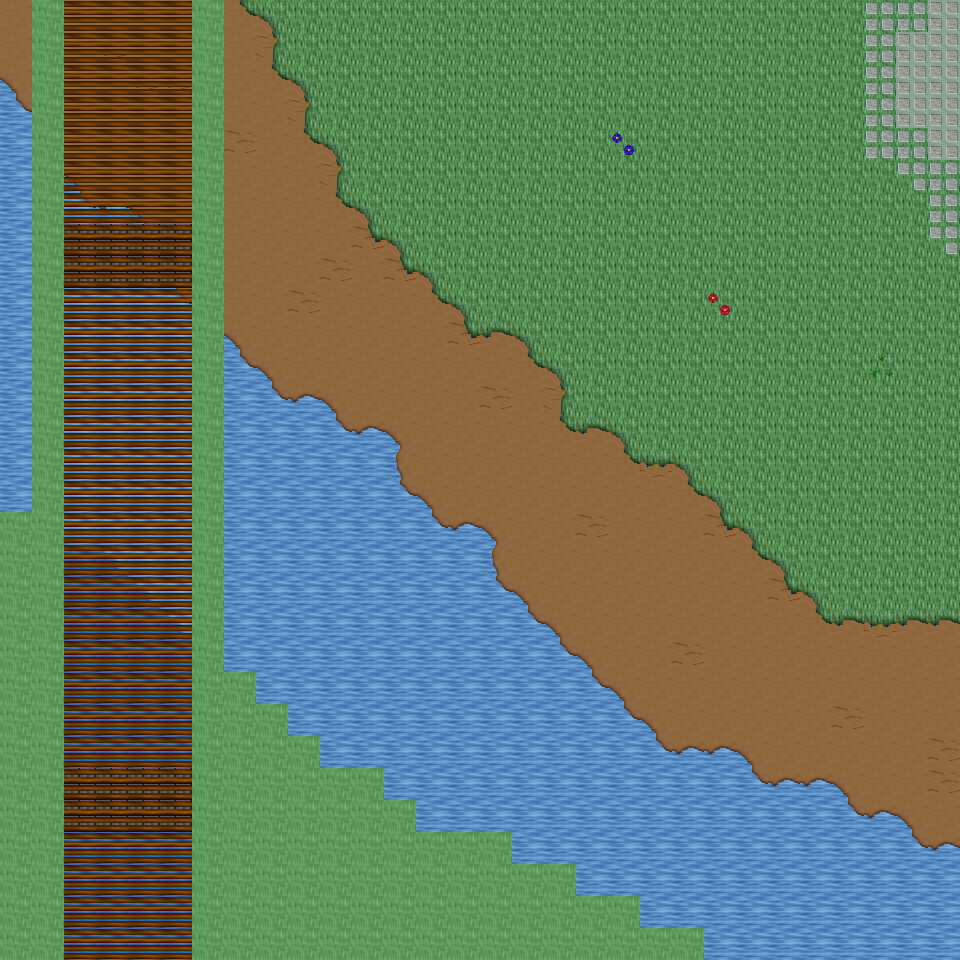

This game map was drawn from its Tiled (.tmx) file and the tilesets committed beside it. A one-line description and the trimmed map source follow:
An orthogonal 30x30 tile map with 32x32 px tiles, 6 tile layers (Ground, Object, Object2, Above, ...), 29 tilesets and 7 objects (7x mapExit).

<map version="1.0" orientation="orthogonal" renderorder="right-down" width="30" height="30" tilewidth="32" tileheight="32" nextobjectid="8">
  <tileset firstgid="1" name="tileset_ground_ground" tilewidth="32" tileheight="32" tilecount="33" columns="3">
    <image source="../drawable/tileset_ground_ground.png" width="96" height="352" />
  </tileset>
  <tileset firstgid="34" name="tileset_ground_water_pool" tilewidth="32" tileheight="32" tilecount="72" columns="3">
    <image source="../drawable/tileset_ground_water_pool.png" width="96" height="768" />
  </tileset>
  <tileset firstgid="106" name="tileset_ground_earth_edges" tilewidth="32" tileheight="32" tilecount="18" columns="6">
    <image source="../drawable/tileset_ground_earth_edges.png" width="192" height="96" />
  </tileset>
  <tileset firstgid="124" name="tileset_ground_grass_edges" tilewidth="32" tileheight="32" tilecount="36" columns="12">
    <image source="../drawable/tileset_ground_grass_edges.png" width="384" height="96" />
  </tileset>
  <tileset firstgid="160" name="tileset_ground_grass_corners" tilewidth="32" tileheight="32" tilecount="24" columns="6">
    <image source="../drawable/tileset_ground_grass_corners.png" width="192" height="128" />
  </tileset>
  <tileset firstgid="184" name="tileset_ground_water_pool_corners" tilewidth="32" tileheight="32" tilecount="72" columns="3">
    <image source="../drawable/tileset_ground_water_pool_corners.png" width="96" height="768" />
  </tileset>
  <tileset firstgid="256" name="tileset_furniture_carpet_carpets" tilewidth="32" tileheight="32" tilecount="8" columns="4">
    <image source="../drawable/tileset_furniture_carpet_carpets.png" width="128" height="64" />
  </tileset>
  <tileset firstgid="264" name="tileset_ground_ridge_earth_dark" tilewidth="32" tileheight="32" tilecount="96" columns="12">
    <image source="../drawable/tileset_ground_ridge_earth_dark.png" width="384" height="256" />
  </tileset>
  <tileset firstgid="360" name="tileset_ground_ridge_earth_pale" tilewidth="32" tileheight="32" tilecount="96" columns="12">
    <image source="../drawable/tileset_ground_ridge_earth_pale.png" width="384" height="256" />
  </tileset>
  <tileset firstgid="456" name="tileset_plant_grasses" tilewidth="32" tileheight="32" tilecount="6" columns="3">
    <image source="../drawable/tileset_plant_grasses.png" width="96" height="64" />
  </tileset>
  <tileset firstgid="462" name="tileset_plant_flower_daisy_red" tilewidth="32" tileheight="32" tilecount="8" columns="2">
    <image source="../drawable/tileset_plant_flower_daisy_red.png" width="64" height="128" />
  </tileset>
  <tileset firstgid="470" name="tileset_plant_flower_daisy_blue" tilewidth="32" tileheight="32" tilecount="8" columns="2">
    <image source="../drawable/tileset_plant_flower_daisy_blue.png" width="64" height="128" />
  </tileset>
  <tileset firstgid="478" name="tileset_plant_flower_daisy_yellow" tilewidth="32" tileheight="32" tilecount="8" columns="2">
    <image source="../drawable/tileset_plant_flower_daisy_yellow.png" width="64" height="128" />
  </tileset>
  <tileset firstgid="486" name="tileset_plant_bush_bushes" tilewidth="32" tileheight="32" tilecount="10" columns="5">
    <image source="../drawable/tileset_plant_bush_bushes.png" width="160" height="64" />
  </tileset>
  <tileset firstgid="496" name="tileset_furniture_table_long_side_on_pale" tilewidth="32" tileheight="32" tilecount="3" columns="3">
    <image source="../drawable/tileset_furniture_table_long_side_on_pale.png" width="96" height="32" />
  </tileset>
  <tileset firstgid="499" name="tileset_plant_stump_small_stump" tilewidth="32" tileheight="32" tilecount="4" columns="2">
    <image source="../drawable/tileset_plant_stump_small_stump.png" width="64" height="64" />
  </tileset>
  <tileset firstgid="503" name="tileset_ground_rock_rocks_2" tilewidth="32" tileheight="32" tilecount="4" columns="2">
    <image source="../drawable/tileset_ground_rock_rocks_2.png" width="64" height="64" />
  </tileset>
  <tileset firstgid="507" name="tileset_ground_ladder_vertical_dark" tilewidth="32" tileheight="32" tilecount="3" columns="3">
    <image source="../drawable/tileset_ground_ladder_vertical_dark.png" width="96" height="32" />
  </tileset>
  <tileset firstgid="510" name="tileset_item_statue_green_stone" tilewidth="32" tileheight="32" tilecount="12" columns="4">
    <image source="../drawable/tileset_item_statue_green_stone.png" width="128" height="96" />
  </tileset>
  <tileset firstgid="522" name="tileset_logic_creature_gnome" tilewidth="32" tileheight="32" tilecount="6" columns="6">
    <image source="../drawable/tileset_logic_creature_gnome.png" width="192" height="32" />
  </tileset>
  <tileset firstgid="528" name="tileset_logic_creature_animal" tilewidth="32" tileheight="32" tilecount="32" columns="8">
    <image source="../drawable/tileset_logic_creature_animal.png" width="256" height="128" />
  </tileset>
  <tileset firstgid="560" name="tileset_logic_collision" tilewidth="32" tileheight="32" tilecount="1" columns="1">
    <image source="../drawable/tileset_logic_collision.png" width="32" height="32" />
  </tileset>
  <tileset firstgid="561" name="tileset_furniture_table_long_front_on_pale" tilewidth="32" tileheight="32" tilecount="3" columns="1">
    <image source="../drawable/tileset_furniture_table_long_front_on_pale.png" width="32" height="96" />
  </tileset>
  <tileset firstgid="564" name="tileset_furniture_light_flames" tilewidth="32" tileheight="32" tilecount="6" columns="6">
    <image source="../drawable/tileset_furniture_light_flames.png" width="192" height="32" />
  </tileset>
  <tileset firstgid="570" name="tileset_ground_green_paving" tilewidth="32" tileheight="32" tilecount="18" columns="3">
    <image source="../drawable/tileset_ground_green_paving.png" width="96" height="192" />
  </tileset>
  <tileset firstgid="588" name="tileset_logic_protection" tilewidth="32" tileheight="32" tilecount="2" columns="2">
    <image source="../drawable/tileset_logic_protection.png" width="64" height="32" />
  </tileset>
  <tileset firstgid="590" name="tileset_building_castle" tilewidth="32" tileheight="32" tilecount="320" columns="20">
    <image source="../drawable/tileset_building_castle.png" width="640" height="512" />
  </tileset>
  <tileset firstgid="910" name="tileset_light_yellow_light_5x5" tilewidth="32" tileheight="32" tilecount="25" columns="5">
    <image source="../drawable/tileset_light_yellow_light_5x5.png" width="160" height="160" />
  </tileset>
  <tileset firstgid="935" name="tileset_logic_creature_human_risecia" tilewidth="32" tileheight="32" tilecount="4" columns="4">
    <image source="../drawable/tileset_logic_creature_human_risecia.png" width="128" height="32" />
  </tileset>
  <layer name="Ground" width="30" height="30">
    <data>[900 cells, 900 non-empty, 7 distinct tile ids]</data>
  </layer>
  <layer name="Object" width="30" height="30">
    <data>[900 cells, 151 non-empty, 14 distinct tile ids]</data>
  </layer>
  <layer name="Object2" width="30" height="30">
    <data>[900 cells, 183 non-empty, 6 distinct tile ids]</data>
  </layer>
  <layer name="Above" width="30" height="30">
    <data>[900 cells, 0 non-empty, 0 distinct tile ids]</data>
  </layer>
  <layer name="Above2" width="30" height="30">
    <data>[900 cells, 0 non-empty, 0 distinct tile ids]</data>
  </layer>
  <layer name="Walkable" width="30" height="30">
    <data>[900 cells, 139 non-empty, 1 distinct tile ids]</data>
  </layer>
  <objectgroup name="MapEvents">
    <object id="1" name="north" type="mapExit" x="0" y="0" width="32" height="32">
      <properties>
        <property name="map" value="level_0_x70_y93" />
        <property name="x" value="0" />
        <property name="y" value="28" />
      </properties>
    </object>
    </objectgroup>
</map>
<!-- 6 of 7 objects omitted -->
